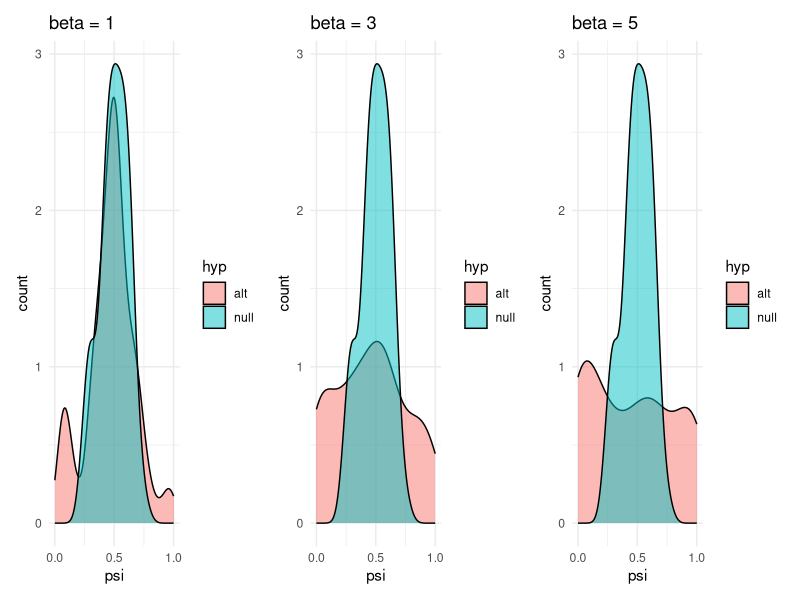
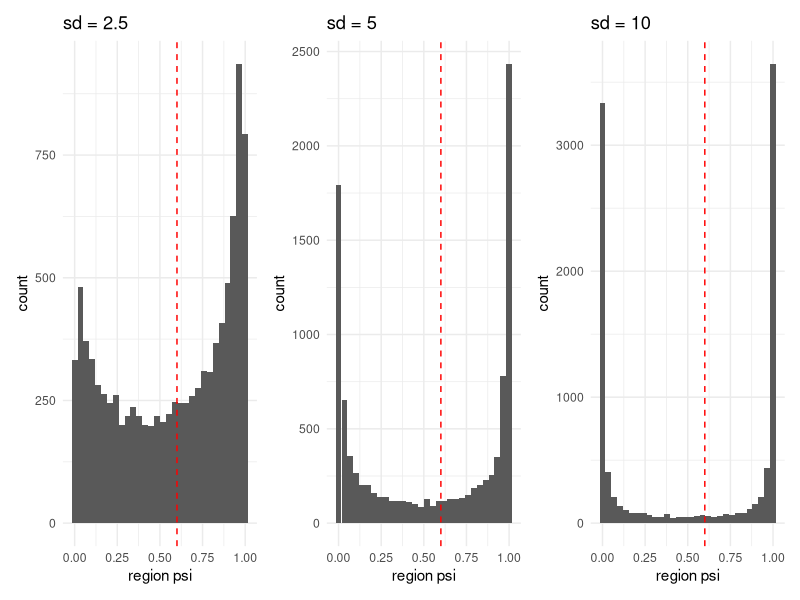
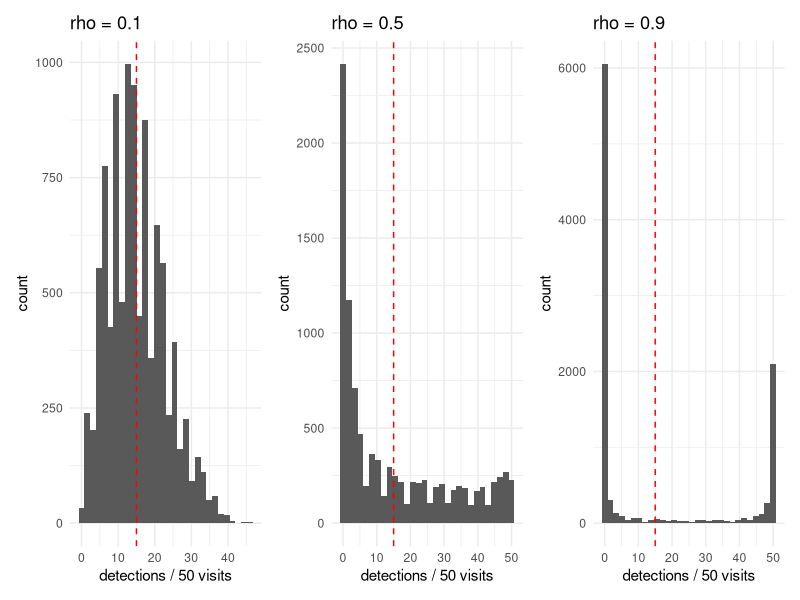
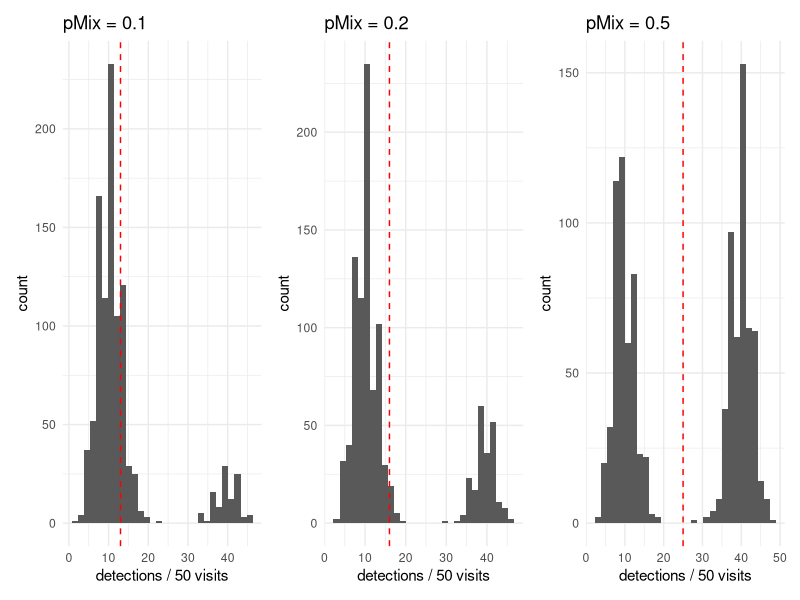
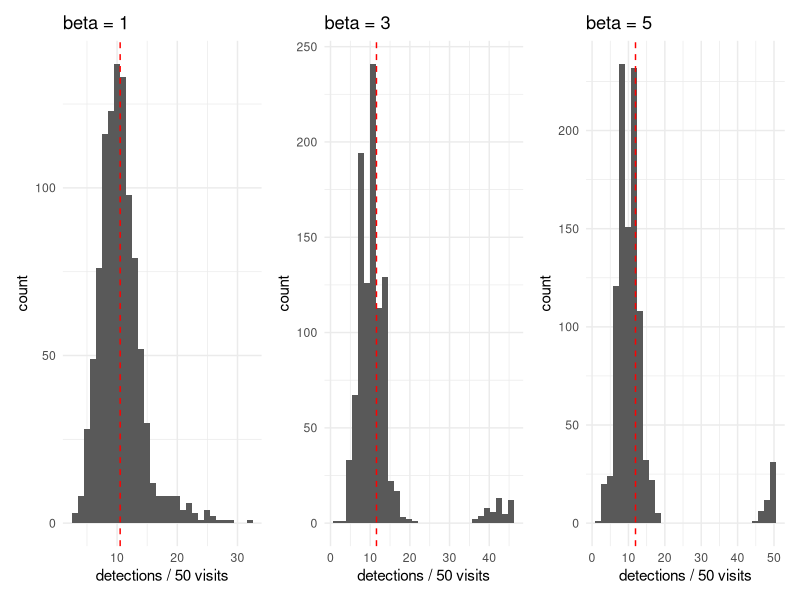
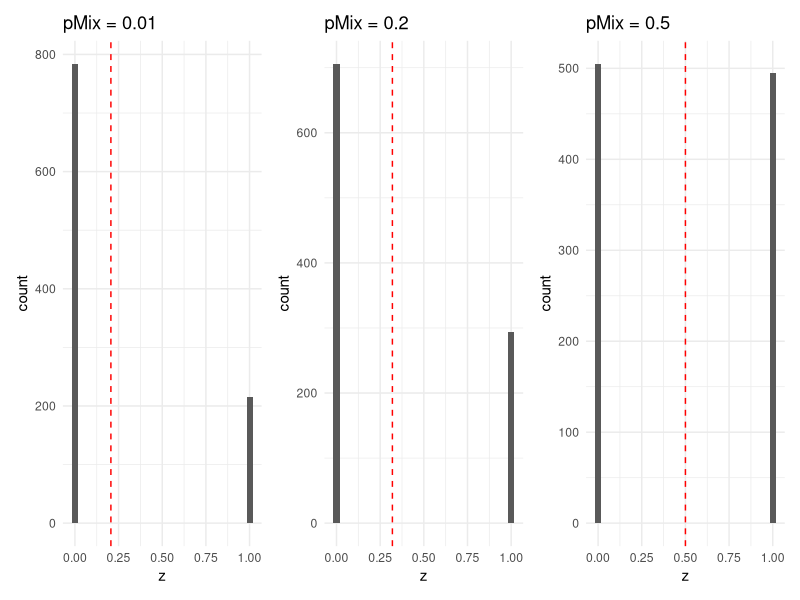
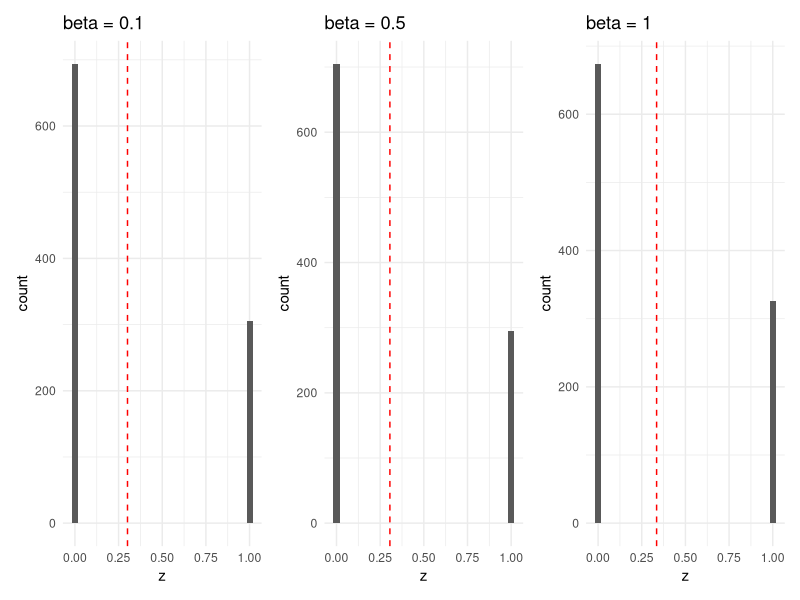

Source code (R) for these figures, in order:
library(tidyverse)
library(patchwork)

# occupancy covariate interaction
x1 <- rnorm(100)
x2 <- rnorm(100)
beta0 <- 0
beta1 <- 0.5
beta2 <- c(1, 3, 5)
psi_null <- data.frame(psi = plogis(beta0 + beta1 * x1)) %>% 
  mutate(hyp = "null")
psi_alt1 <- rbind(data.frame(psi = plogis(beta0 + beta1 * x1 + 
                                            beta2[1] * x1 * x2)) %>% 
                    mutate(hyp = "alt"), psi_null)
psi_alt2 <- rbind(data.frame(psi = plogis(beta0 + beta1 * x1 + 
                                            beta2[2] * x1 * x2)) %>% 
                    mutate(hyp = "alt"), psi_null)
psi_alt3 <- rbind(data.frame(psi = plogis(beta0 + beta1 * x1 + 
                                            beta2[3] * x1 * x2)) %>% 
                    mutate(hyp = "alt"), psi_null)

plot_1 <- ggplot() +
  geom_density(data = psi_alt1, aes(x = psi, fill = hyp),
               alpha = 0.5) +
  labs(x = "psi", y = "count") +
  ggtitle("beta = 1") +
  scale_x_continuous(limits = c(0, 1), breaks = c(0, 0.5, 1)) +
  theme_minimal()

plot_3 <- ggplot() +
  geom_density(data = psi_alt2, aes(x = psi, fill = hyp),
               alpha = 0.5) +
  labs(x = "psi", y = "count") +
  ggtitle("beta = 3") +
  scale_x_continuous(limits = c(0, 1), breaks = c(0, 0.5, 1)) +
  theme_minimal()

plot_5 <- ggplot() +
  geom_density(data = psi_alt3, aes(x = psi, fill = hyp),
               alpha = 0.5) +
  labs(x = "psi", y = "count") +
  ggtitle("beta = 5") +
  scale_x_continuous(limits = c(0, 1), breaks = c(0, 0.5, 1)) +
  theme_minimal()

final_inter_plot <- plot_1 + plot_3 + plot_5 + plot_layout(nrow = 1)
ggsave("figures/model_breaking_mechanisms/modelbreak_interaction.png", 
       dpi = 400, width = 7, height = 3)


# non independent sites
psi <- 0.6

sd_2.5 <- plogis(rnorm(10000, psi, 2.5))
sd_5 <- plogis(rnorm(10000, psi, 5))
sd_10 <- plogis(rnorm(10000, psi, 10))

plot_sd2.5 <- ggplot() +
  geom_histogram(aes(x = sd_2.5)) +
  geom_vline(aes(xintercept = psi), color = "red", linetype = "dashed") +
  labs(x = "region psi", y = "count") +
  ggtitle("sd = 2.5") +
  theme_minimal()

plot_sd5 <- ggplot() +
  geom_histogram(aes(x = sd_5)) +
  geom_vline(aes(xintercept = psi), color = "red", linetype = "dashed") +
  labs(x = "region psi", y = "count") +
  ggtitle("sd = 5") +
  theme_minimal()

plot_sd10 <- ggplot() +
  geom_histogram(aes(x = sd_10)) +
  geom_vline(aes(xintercept = psi), color = "red", linetype = "dashed") +
  labs(x = "region psi", y = "count") +
  ggtitle("sd = 10") +
  theme_minimal()

final_sd_plot <- plot_sd2.5 + plot_sd5 + plot_sd10 + plot_layout(nrow = 1)
ggsave("figures/model_breaking_mechanisms/modelbreak_nonind.png", 
       dpi = 400, width = 7, height = 3)

# beta binomial detection
p <- 0.3
nVisits <- 50

rho_0.1 <- VGAM::rbetabinom(10000, nVisits, p, 0.1)
rho_0.5 <- VGAM::rbetabinom(10000, nVisits, p, 0.5)
rho_0.9 <- VGAM::rbetabinom(10000, nVisits, p, 0.9)

plot_rho0.1 <- ggplot() +
  geom_histogram(aes(x = rho_0.1)) +
  geom_vline(aes(xintercept = p * nVisits), 
             color = "red", linetype = "dashed") +
  labs(x = "detections / 50 visits", y = "count") +
  ggtitle("rho = 0.1") +
  theme_minimal()

plot_rho0.5 <- ggplot() +
  geom_histogram(aes(x = rho_0.5)) +
  geom_vline(aes(xintercept = p * nVisits), 
             color = "red", linetype = "dashed") +
  labs(x = "detections / 50 visits", y = "count") +
  ggtitle("rho = 0.5") +
  theme_minimal()

plot_rho0.9 <- ggplot() +
  geom_histogram(aes(x = rho_0.9)) +
  geom_vline(aes(xintercept = p * nVisits), 
             color = "red", linetype = "dashed") +
  labs(x = "detections / 50 visits", y = "count") +
  ggtitle("rho = 0.9") +
  theme_minimal()

final_rho_plot <- plot_rho0.1 + plot_rho0.5 + plot_rho0.9 + 
  plot_layout(nrow = 1)
ggsave("figures/model_breaking_mechanisms/modelbreak_betabin.png", 
       dpi = 400, width = 7, height = 3)


# mixture on detection (heterogeneity across sites)
p1 <- 0.2
p2 <- 0.8
pMix <- c(0.1, 0.2, 0.5)
nSites <- 1000
nVisits <- 50

pvec0.1 <- c(p1, p2)[rbinom(nSites, 1, pMix[1]) + 1]
pvec0.2 <- c(p1, p2)[rbinom(nSites, 1, pMix[2]) + 1]
pvec0.5 <- c(p1, p2)[rbinom(nSites, 1, pMix[3]) + 1]

plot_pMix0.1 <- ggplot() +
  geom_histogram(aes(x = sapply(pvec0.1, function(p) rbinom(1, nVisits, p)))) +
  geom_vline(aes(xintercept = (p1 * (1 - pMix[1]) + p2 * pMix[1]) * nVisits), 
             color = "red", linetype = "dashed") +
  labs(x = "detections / 50 visits", y = "count") +
  ggtitle("pMix = 0.1") +
  theme_minimal()

plot_pMix0.2 <- ggplot() +
  geom_histogram(aes(x = sapply(pvec0.2, function(p) rbinom(1, nVisits, p)))) +
  geom_vline(aes(xintercept = (p1 * (1 - pMix[2]) + p2 * pMix[2]) * nVisits), 
             color = "red", linetype = "dashed") +
  labs(x = "detections / 50 visits", y = "count") +
  ggtitle("pMix = 0.2") +
  theme_minimal()

plot_pMix0.5 <- ggplot() +
  geom_histogram(aes(x = sapply(pvec0.5, function(p) rbinom(1, nVisits, p)))) +
  geom_vline(aes(xintercept = (p1 * (1 - pMix[3]) + p2 * pMix[3]) * nVisits), 
             color = "red", linetype = "dashed") +
  labs(x = "detections / 50 visits", y = "count") +
  ggtitle("pMix = 0.5") +
  theme_minimal()

final_mixturedet_plot <- plot_pMix0.1 + plot_pMix0.2 + plot_pMix0.5 + 
  plot_layout(nrow = 1)
ggsave("figures/model_breaking_mechanisms/modelbreak_mixture_detection.png", 
       final_mixturedet_plot, dpi = 400, 
       width = 7, height = 3)

# detection outliers
p <- 0.2
beta_p <- c(1, 3, 5)
nSites <- 1000
nOutliers <- 0.05 * nSites
nVisits <- 50

p_vec1 <- p_vec3 <- p_vec5 <- rep(p, nSites)

p_vec1[sample(1:nSites, nOutliers, replace = FALSE)] <- 1 / 
  (1 + exp(-(log(p / (1 - p)) + beta_p[1])))
p_vec3[sample(1:nSites, nOutliers, replace = FALSE)] <- 1 / 
  (1 + exp(-(log(p / (1 - p)) + beta_p[2])))
p_vec5[sample(1:nSites, nOutliers, replace = FALSE)] <- 1 / 
  (1 + exp(-(log(p / (1 - p)) + beta_p[3])))

plot_pOut1 <- ggplot() +
  geom_histogram(aes(x = sapply(p_vec1, function(p) rbinom(1, nVisits, p)))) +
  geom_vline(aes(xintercept = (
    unique(p_vec1)[1] * (1 - nOutliers / nSites) + 
      unique(p_vec1)[2] * nOutliers / nSites
  ) * nVisits), color = "red", linetype = "dashed") +
  labs(x = "detections / 50 visits", y = "count") +
  ggtitle("beta = 1") +
  theme_minimal()

plot_pOut3 <- ggplot() +
  geom_histogram(aes(x = sapply(p_vec3, function(p) rbinom(1, nVisits, p)))) +
  geom_vline(aes(xintercept = (
    unique(p_vec3)[1] * (1 - nOutliers / nSites) + 
      unique(p_vec3)[2] * nOutliers / nSites
  ) * nVisits), color = "red", linetype = "dashed") +
  labs(x = "detections / 50 visits", y = "count") +
  ggtitle("beta = 3") +
  theme_minimal()

plot_pOut5 <- ggplot() +
  geom_histogram(aes(x = sapply(p_vec5, function(p) rbinom(1, nVisits, p)))) +
  geom_vline(aes(xintercept = (
    unique(p_vec5)[1] * (1 - nOutliers / nSites) + 
      unique(p_vec5)[2] * nOutliers / nSites
  ) * nVisits), color = "red", linetype = "dashed") +
  labs(x = "detections / 50 visits", y = "count") +
  ggtitle("beta = 5") +
  theme_minimal()

final_outdet_plot <- plot_pOut1 + plot_pOut3 + plot_pOut5 + 
  plot_layout(nrow = 1)
ggsave("figures/model_breaking_mechanisms/modelbreak_outlier_detection.png", 
       final_outdet_plot, dpi = 400, 
       width = 7, height = 3)

# mixture on occupancy
psi1 <- 0.2
psi2 <- 0.8
pMix <- c(0.01, 0.2, 0.5)
nSites <- 1000
nRegions <- nSites / 5
nVisits <- 50

psivec0.01 <- rbinom(nSites, 1, 
                     p = rep(c(psi1, psi2)[rbinom(nRegions, 1, pMix[1]) + 1],
                             each = nSites / nRegions))
psivec0.2 <- rbinom(nSites, 1, 
                    p = rep(c(psi1, psi2)[rbinom(nRegions, 1, pMix[2]) + 1],
                            each = nSites / nRegions))
psivec0.5 <- rbinom(nSites, 1, 
                    p = rep(c(psi1, psi2)[rbinom(nRegions, 1, pMix[3]) + 1],
                            each = nSites / nRegions))

plot_oMix0.01 <- ggplot() +
  geom_histogram(aes(x = psivec0.01)) +
  geom_vline(aes(xintercept = psi1 * (1 - pMix[1]) + psi2 * pMix[1]), 
             color = "red", linetype = "dashed") +
  labs(x = "z", y = "count") +
  ggtitle("pMix = 0.01") +
  theme_minimal()

plot_oMix0.2 <- ggplot() +
  geom_histogram(aes(x = psivec0.2)) +
  geom_vline(aes(xintercept = psi1 * (1 - pMix[2]) + psi2 * pMix[2]), 
             color = "red", linetype = "dashed") +
  labs(x = "z", y = "count") +
  ggtitle("pMix = 0.2") +
  theme_minimal()

plot_oMix0.5 <- ggplot() +
  geom_histogram(aes(x = psivec0.5)) +
  geom_vline(aes(xintercept = psi1 * (1 - pMix[3]) + psi2 * pMix[3]), 
             color = "red", linetype = "dashed") +
  labs(x = "z", y = "count") +
  ggtitle("pMix = 0.5") +
  theme_minimal()

final_mixtureocc_plot <- plot_oMix0.01 + plot_oMix0.2 + plot_oMix0.5 + 
  plot_layout(nrow = 1)
ggsave("figures/model_breaking_mechanisms/modelbreak_mixture_occ.png", 
       final_mixtureocc_plot, dpi = 400, 
       width = 7, height = 3)


# occupancy outliers
p <- 0.2
psi <- 0.3
beta_o <- c(0.1, 0.5, 10)
nSites <- 1000
nRegions <- nSites / 5
nOutliers <- 0.05 * nRegions
nVisits <- 50

psi_region_vec0.1 <- rep(psi, nRegions)
psi_region_vec0.1[sample(1:nRegions, nOutliers, replace = FALSE)] <- 1 / 
  (1 + exp(-(log(psi / (1 - psi)) + beta_o[1])))
psi_vec0.1 <- rep(psi_region_vec0.1, each = nSites / nRegions)
mean(psi_vec0.1)

psi_region_vec0.5 <- rep(psi, nRegions)
psi_region_vec0.5[sample(1:nRegions, nOutliers, replace = FALSE)] <- 1 / 
  (1 + exp(-(log(psi / (1 - psi)) + beta_o[2])))
psi_vec0.5 <- rep(psi_region_vec0.5, each = nSites / nRegions)

psi_region_vec1 <- rep(psi, nRegions)
psi_region_vec1[sample(1:nRegions, nOutliers, replace = FALSE)] <- 1 / 
  (1 + exp(-(log(psi / (1 - psi)) + beta_o[3])))
psi_vec1 <- rep(psi_region_vec1, each = nSites / nRegions)


plot_oOut0.1 <- ggplot() +
  geom_histogram(aes(x = rbinom(nSites, 1, psi_vec0.1))) +
  geom_vline(aes(xintercept = unique(psi_vec0.1)[1] * 
                   (1 - nOutliers / nRegions) + 
                   unique(psi_vec0.1)[2] * nOutliers / nRegions), 
             color = "red", linetype = "dashed") +
  labs(x = "z", y = "count") +
  ggtitle("beta = 0.1") +
  theme_minimal()

plot_oOut0.5 <- ggplot() +
  geom_histogram(aes(x = rbinom(nSites, 1, psi_vec0.5))) +
  geom_vline(aes(xintercept = unique(psi_vec0.5)[1] * 
                   (1 - nOutliers / nRegions) + 
                   unique(psi_vec0.5)[2] * nOutliers / nRegions), 
             color = "red", linetype = "dashed") +
  labs(x = "z", y = "count") +
  ggtitle("beta = 0.5") +
  theme_minimal()

plot_oOut1 <- ggplot() +
  geom_histogram(aes(x = rbinom(nSites, 1, psi_vec1))) +
  geom_vline(aes(xintercept = unique(psi_vec1)[1] * (1 - nOutliers / nRegions) +
                   unique(psi_vec1)[2] * nOutliers / nRegions), 
             color = "red", linetype = "dashed") +
  labs(x = "z", y = "count") +
  ggtitle("beta = 1") +
  theme_minimal()

final_outlierocc_plot <- plot_oOut0.1 + plot_oOut0.5 + plot_oOut1 + 
  plot_layout(nrow = 1)
ggsave("figures/model_breaking_mechanisms/modelbreak_outlier_occ.png", 
       final_outlierocc_plot, dpi = 400, 
       width = 7, height = 3)
